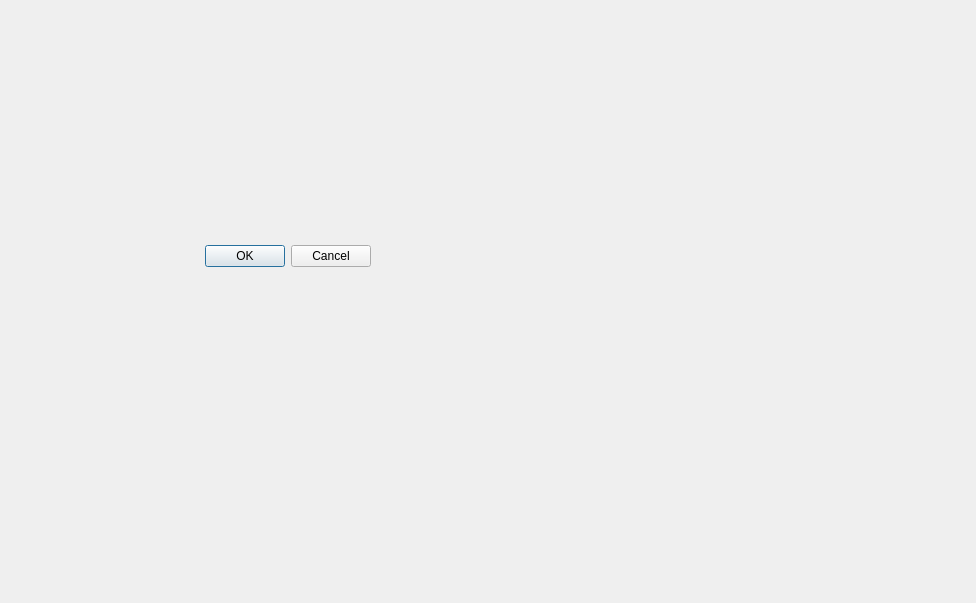
<?xml version="1.0" encoding="UTF-8"?>
<ui version="4.0">
 <class>SAT</class>
 <widget class="QDialog" name="SAT">
  <property name="geometry">
   <rect>
    <x>0</x>
    <y>0</y>
    <width>976</width>
    <height>603</height>
   </rect>
  </property>
  <property name="windowTitle">
   <string>Dialog</string>
  </property>
  <widget class="QDialogButtonBox" name="buttonBox">
   <property name="geometry">
    <rect>
     <x>30</x>
     <y>240</y>
     <width>341</width>
     <height>32</height>
    </rect>
   </property>
   <property name="orientation">
    <enum>Qt::Horizontal</enum>
   </property>
   <property name="standardButtons">
    <set>QDialogButtonBox::Cancel|QDialogButtonBox::Ok</set>
   </property>
  </widget>
 </widget>
 <resources/>
 <connections>
  <connection>
   <sender>buttonBox</sender>
   <signal>accepted()</signal>
   <receiver>SAT</receiver>
   <slot>accept()</slot>
   <hints>
    <hint type="sourcelabel">
     <x>248</x>
     <y>254</y>
    </hint>
    <hint type="destinationlabel">
     <x>157</x>
     <y>274</y>
    </hint>
   </hints>
  </connection>
  <connection>
   <sender>buttonBox</sender>
   <signal>rejected()</signal>
   <receiver>SAT</receiver>
   <slot>reject()</slot>
   <hints>
    <hint type="sourcelabel">
     <x>316</x>
     <y>260</y>
    </hint>
    <hint type="destinationlabel">
     <x>286</x>
     <y>274</y>
    </hint>
   </hints>
  </connection>
 </connections>
</ui>
